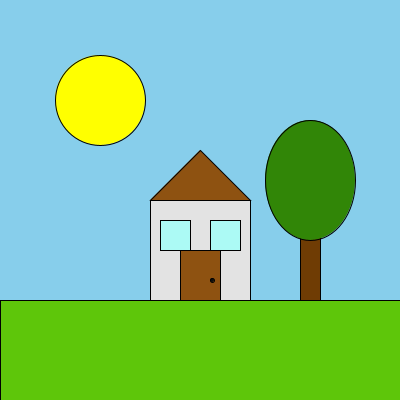
Frame 1 (no input)
Frame 60 (the mouse pressed at the canvas centre just before this capture): identical to frame 1, image omitted
Frame 120 (the mouse held since frame 60 and released just before this capture): identical to frame 1, image omitted

The Processing sketch that drew this single still picture (run headless with seeded random() and noise(); from frame 60 on, the mouse is pressed at the canvas centre):

// Processing sketch: lab_1
// ── lab_1.pde
/*
MADE BY ADRIAN COPTA | FAF-223
*/

boolean isDay = true;

void setup() {
  size(400, 400);
}

void draw() {
  if (isDay) {
    // Draw a blue sky background
    background(#87CEEB);
    
    // Draw a sun
    fill(#FFFF00);
    ellipse(100, 100, 90, 90);
    
    // Draw ground
    fill(#5EC60A);
    rect(0, 300, width, height - 300);
    
    // Draw house
    fill(#E3E3E3);
    rect(150, 200, 100, 100);
    fill(#8E5211);
    triangle(150, 200, 200, 150, 250, 200);
    
    // Draw door
    fill(#8E5211);
    rect(180, 250, 40, 50);
    fill(#0F0F0E);
    ellipse(212, 280, 4, 4);
    
    // Draw windows
    fill(#ACFAF5);
    rect(160, 220, 30, 30);
    rect(210, 220, 30, 30);
    
    // Draw tree
    fill(#6F3C04);
    rect(300, 200, 20, 100);
    fill(#318607);
    ellipse(310, 180, 90, 120);
  }else{
    // Draw dark sky background
    background(#060440);
    
    // Draw moon
    fill(#E39820);
    arc(100, 100, 90, 90, 1, 3.8, CHORD);
    
    // Draw ground
    fill(#285F0B);
    rect(0, 300, width, height - 300);
    
    // Draw a house
    fill(#757676);
    rect(150, 200, 100, 100);
    fill(#5D3014);
    triangle(150, 200, 200, 150, 250, 200);
    
    // Draw door
    fill(#5D3014);
    rect(180, 250, 40, 50);
    fill(#0F0F0E);
    ellipse(212, 280, 4, 4);
    
    // Draw windows
    fill(#0762DE);
    rect(160, 220, 30, 30);
    rect(210, 220, 30, 30);
    
    // Draw tree
    fill(#270D01);
    rect(300, 200, 20, 100);
    fill(#023B0D);
    ellipse(310, 180, 90, 120);
  }
}

void mouseClicked() {
  // Toggle between day and night when the mouse is clicked
  isDay = !isDay;
}
